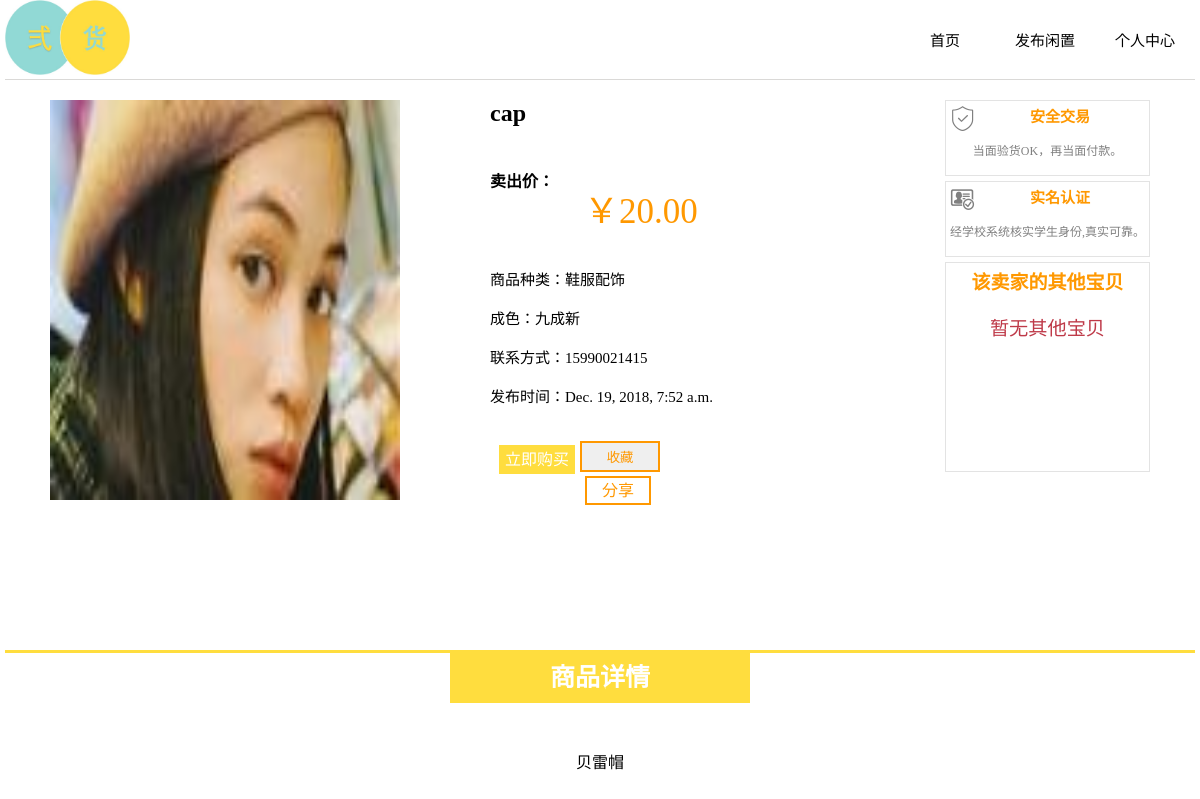
Screenshot of /sells/14/cap/ with the database file from the repository.
### sells/models.py (models this page shows, shortened)
class Product(models.Model):
    category = models.ForeignKey(Category, related_name='category', on_delete=models.CASCADE)
    name = models.CharField(max_length=200, db_index=True)
    slug = models.SlugField(max_length=200, db_index=True)
    image = models.ImageField(upload_to='products/%y/%m/%d', blank=True)
    description = models.TextField(blank=True)
    price = models.DecimalField(max_digits=10, decimal_places=2)
    available = models.BooleanField(default=True)
    created = models.DateTimeField(auto_now_add=True)
    updated = models.DateTimeField(auto_now=True)
    stuid=models.ForeignKey(User, related_name='User', on_delete=models.CASCADE)
    gold = models.CharField(max_length=100,db_index=True)
    tel= models.CharField(max_length=11,db_index=True)
    class Meta:
        ordering = ('name',)
        index_together = (('id', 'slug'),)

class Category(models.Model):
    name = models.CharField(max_length=200, db_index=True)
    slug = models.SlugField(max_length=200, db_index=True, unique=True)
    class Meta:
        ordering = ('name',)
        verbose_name = 'category'
        verbose_name_plural = 'categories'
    def __str__(self):
        return self.name

### sells/views.py (the view)
# urls.py: path('<int:id>/<slug:slug>/', views.product_detail, name='product_detail'),
def product_detail(request, id, slug):
    product = get_object_or_404(Product, id=id, slug=slug, available=True)
    cart_product_form = CartAddProductForm()
    return render(request, 'detailinfo.html', {'product': product,'cart_product_form': cart_product_form})

### cart/forms.py
class CartAddProductForm(forms.Form):
    update = forms.BooleanField(required=False, initial=False, widget=forms.HiddenInput)

### cart/context_processors.py (called while the page is built)
def cart(request):
    return {'cart': Cart(request)}

### sells/templates/detailinfo.html (shortened to what this page needs)
{% extends "sells/head.html" %}
{% load static %}
{% block content %}
    <link rel="stylesheet" href="{% static "css/iconfont/iconfont.css" %}">
    <link rel="stylesheet" href="{% static "css/good_info.css" %}">
    <div class="goods_detail_con">
        <div class="goods_detail_pic">
            <img src="{% if product.image %}{{ product.image.url }}{% else %}
        {% static "img/no_image.png" %}{% endif %}">
        </div>
        <div class="goods_detail_list">
            <h2>{{ product.name }}</h2>
            <div class="total_p">
                <h4>卖出价：</h4>
                <p class="price">￥{{ product.price }}</p>
            </div>
            <div class="total_g">
                <p>商品种类：{{ product.category }}</p><br>
                <p>成色：{{ product.gold }} </p><br>
                <p>联系方式：{{ product.tel }}</p><br>
                <p>发布时间：{{ product.created }}</p><br>
            </div>
            <div class="btn">
                <ul>
                  <form action="{% url 'cart:cart_add' product.id %}" method="post">
                    <li><a class="buy_btn" href="">立即购买</a></li>
               <input type="submit" value="收藏" class="col" href="#">
    </form>
                    <li><a class="col" href="#">分享</a></li>
                </ul>
            </div>
        </div>
        <div class="other">
            <div class="safe">
                <i class="iconfont">&#xe609;</i>
                <h3>安全交易</h3>
                <p>当面验货OK，再当面付款。</p>
            </div>
            <div class="safe">
                <i class="iconfont">&#xe6a4;</i>
                <h3>实名认证</h3>
                <p>经学校系统核实学生身份,真实可靠。</p></div>
            <div class="o_other"><h3>该卖家的其他宝贝</h3>
                <p>暂无其他宝贝</p></div>
        </div>
    </div>
    <div class="main_wrap">
        <div class="title"><h3>商品详情</h3></div>
        <div class="s_content">
            {{ product.description|linebreaks }}
        </div>
    </div>
{% endblock %}

### sells/static/css/head.css (style rules this page uses)
body { width: 1190px; margin: auto; }

### sells/static/css/good_info.css (style rules this page uses)
body { width: 1190px; margin:auto; }
.goods_detail_con { width: 1100px; margin: auto; margin-top: 20px; }
.goods_detail_pic { float: left; width: 400px; height: 550px; }
.goods_detail_pic img { width: 350px; height: 400px; }
.goods_detail_list { float: left; width: 300px; margin-left: 40px; margin-right: 10px; }
.goods_detail_list h2 { margin-top: 0; }
.total_p h4 { float: left; }
.total_p p { color: rgb(255, 152, 0); font-size: 35px; float: left; margin-left: 30px; }
.total_g p { font-size: 15px; margin-top: 0; margin-bottom: 0; }
.btn { clear: both; height: auto; float: left; margin: 0 3px; }
.buy_btn { width: 80px; padding: 4px; background-color: rgb(255, 221, 62); color: white; text-decoration: none; border: solid 2px rgb(255, 221, 62); }
.btn ul { padding: 1px; }
.btn ul li { float: left; margin: 5px; list-style: none; }
.col { width: 80px; padding: 4px; padding-left: 15px; padding-right: 15px; border: solid 2px rgb(255, 152, 0); text-decoration: none; color: rgb(255, 152, 0); }
.other { float: right; margin-right: 0; }
.other h3 { font-size: 15px; color: rgb(255, 152, 0); margin-top: 0; text-align: center; }
.other p { font-size: 12px; color: gray; text-align: center; }
.iconfont { float: left; }
.safe { padding: 4px; border: 1px solid #e3e3e3; margin-bottom: 5px; }
.o_other { padding: 4px; border: 1px solid #e3e3e3; margin-bottom: 5px; height: 200px; }
.o_other h3 { font-size: 19px; }
.o_other p { font-size: larger; text-align: center; color: #be3948; }
.main_wrap { clear: both; }
.title { width: 100%; height: 80px; border-top: 3px solid rgb(255, 221, 62); }
.title h3 { width: 300px; height: 50px; background-color: rgb(255, 221, 62); margin: 0 auto; color: white; text-align: center; line-height: 50px; font-size: 25px; }
.s_content { text-align: center; }

### rows the page displays
Product: image (picture), name "cap", price "20.00", category "鞋服配饰", gold "九成新", tel "15990021415", created "Dec. 19, 2018, 7:52 a.m.", description "贝雷帽"
